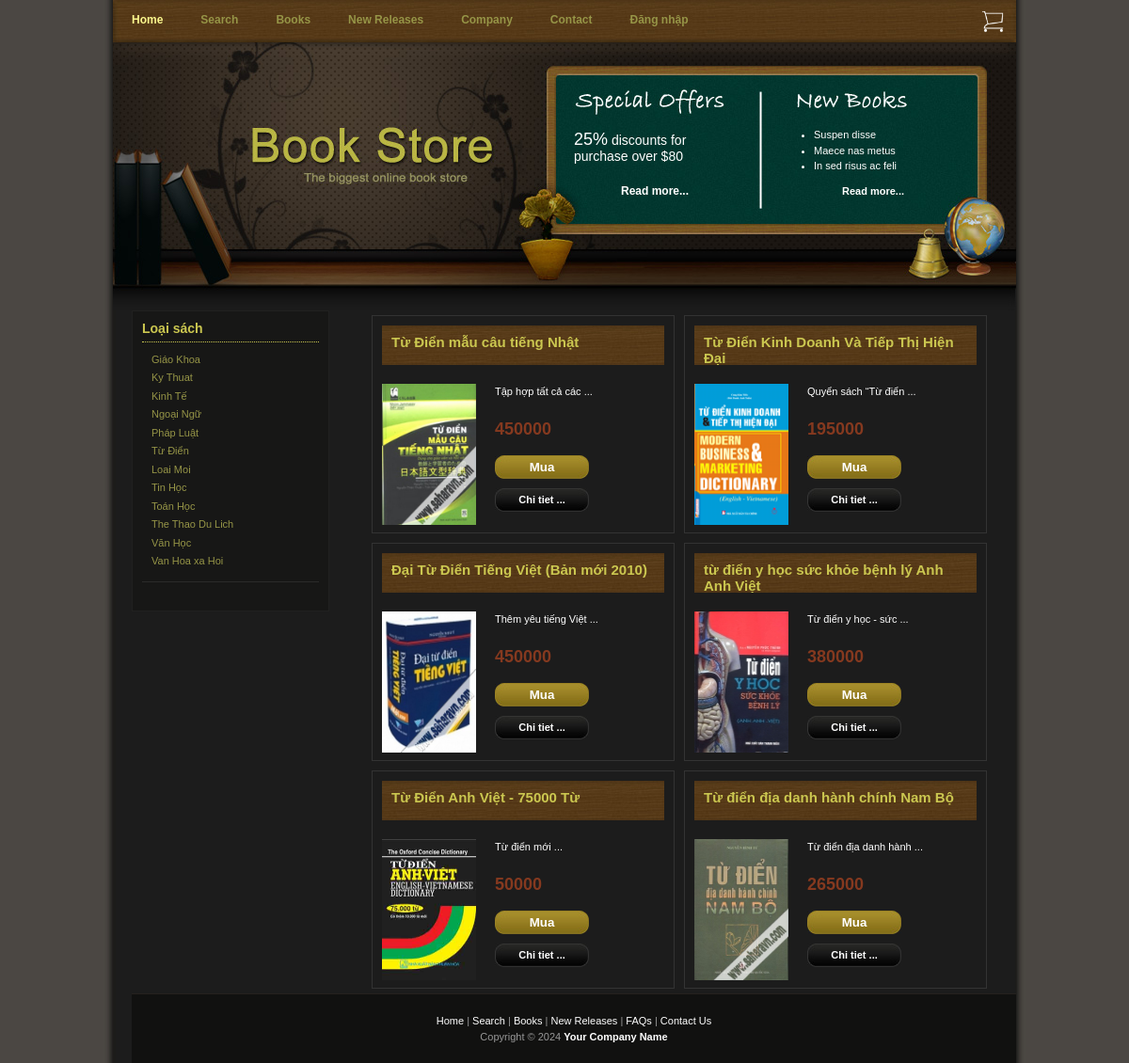
Page /bookstore/index.php?mod=sach&ac=sach1loai&ml=td on the committed database.
### tables this page shows
CREATE TABLE IF NOT EXISTS `loai` (
  `maloai` varchar(5) NOT NULL,
  `tenloai` varchar(50) NOT NULL,
  PRIMARY KEY (`maloai`)
);

CREATE TABLE IF NOT EXISTS `sach` (
  `masach` varchar(15) NOT NULL,
  `tensach` varchar(250) NOT NULL,
  `mota` text NOT NULL,
  `gia` int(10) NOT NULL,
  `hinh` varchar(50) NOT NULL,
  `manxb` varchar(5) NOT NULL,
  `maloai` varchar(5) NOT NULL,
  PRIMARY KEY (`masach`),
  KEY `manxb` (`manxb`,`maloai`),
  KEY `maloai` (`maloai`)
);

### bookstore/classes/Db.class.php (called while the page is built, shortened)
<?php
class Db{
		private $pdo= null;
		public function __construct()
		{
			$driver="mysql:host=". HOST."; dbname=". DB_NAME;
			try
			{
				$this->pdo = new PDO($driver, DB_USER, DB_PASS);
				$this->pdo->query("set names 'utf8' ");
			}
			catch(PDOException $e)
			{
				echo "Err:". $e->getMessage();	exit();
			}
		}
		private function query($sql, $arr = array(), $mode = PDO::FETCH_ASSOC)
		{
			$stm = $this->pdo->prepare($sql);
			if (!$stm->execute( $arr))
				{
				echo "Sql lỗi.";
				echo $this->sql_debug($sql,$arr);
				}
			return $stm->fetchAll($mode);
		}
		public function exeQuery($sql,  $arr = array(), $mode = PDO::FETCH_ASSOC)
		{
			return $this->query($sql, $arr, $mode);
		}
	}
?>

### bookstore/classes/Loai.class.php (called while the page is built, shortened)
<?php
class Loai extends Db{
	public function tatCa()
	{
		$sql="select * from loai";
		return $this->exeQuery($sql);
	}
}
?>

### bookstore/classes/Sach.class.php (called while the page is built, shortened)
<?php
class Sach extends Db{
	public function loai($ml)
	{
		$sql="select * from sach where maloai=?";
		return $this->exeQuery($sql,array($ml));
	}
}
?>

### bookstore/include/mylib.php (called while the page is built)
<?php
function catChuoi($s,$n)
{
    if(strlen($s)<=$n)
    return $s;
    $a=explode(" ",$s);
    $kq="";
    foreach ($a as $value) {
        if(strlen($kq.$value)>$n)
            break;
        $kq = $kq." ".$value;
    }
    return substr($kq,1)." ...";
}

### bookstore/sach1loai.php (the view, shortened to what this page needs)
<?php
$sachDB=new Sach;
$sachs=$sachDB->loai($_GET['ml']);
foreach ($sachs as $sach) {
?>
<div class="templatemo_product_box">
    <h1><?php echo $sach['tensach'] ?></h1>
    <img src="images/sach/<?php echo $sach['hinh'] ?>" alt="image" />
    <div class="product_info">
        <p><?php echo catChuoi($sach['mota'],30); ?> </p>
        <h3><?php echo $sach['gia'] ?></h3>
        <button class="buy_now_button my-btn" type="button" onclick="chonMua('<?php echo $sach['masach'] ?>')"> Mua </button>
        <div class="detail_button"><a href="index.php?mo=sach&ac=chitiet&ms=<?php echo $sach['masach'] ?>">Chi tiet ...</a></div>
    </div>
</div>
<?php
}
?>

### bookstore/loai.php
<div class="templatemo_content_left_section">
    <h1>Loại sách</h1>
    <ul>
        <?php
        $loaiDb=new Loai();
        $loais=$loaiDb->tatCa();
        foreach ($loais as $loai) {
        ?>
        <li><a href="index.php?mod=sach&ac=sach1loai&ml=<?php echo $loai['maloai'] ?>"><?php echo $loai['tenloai'] ?></a></li>
        <?php } ?>
    </ul>
</div>

### bookstore/css/templatemo_style.css (style rules this page uses)
body { margin: 0; padding: 0; line-height: 1.5em; font-family: Verdana, Arial, san-serif; font-size: 11px; color: #ffffff; background: #4b4743; }
a:link, a:visited { color: #e6e154; text-decoration: none; font-weight: bold; }
p { margin: 0px; padding: 0px; }
img { margin: 0px; padding: 0px; border: none; }
.buy_now_button { text-align: center; border: none; width: 100px; padding: 5px 0 5px 0; margin-bottom: 10px; background: url(../images/templatemo_btn_02.jpg) no-repeat; color: #FFFFFF; font-weight: bold; text-decoration: none; }
.detail_button a { clear: both; text-align: center; display: block; width: 100px; padding: 4px 0 5px 0; margin-bottom: 10px; background: url(../images/templatemo_btn_01.jpg) no-repeat; color: #ffffff; font-weight: bold; text-decoration: none; }
#templatemo_content_left .templatemo_content_left_section { clear: both; padding-bottom: 10px; border-bottom: 1px solid #2b2b2a; margin-bottom: 20px; }
.templatemo_content_left_section h1 { font-size: 14px; color: #cbc750; padding: 0 0 5px 0; margin: 0 0 10px 0; border-bottom: 1px dotted #cbc750; }
.templatemo_content_left_section ul { padding: 0; margin: 0; }
.templatemo_content_left_section ul li { padding: 0 0 3px 10px; list-style: none; }
.templatemo_content_left_section ul li a { font-weight: normal; text-decoration: none; color: #969547; }
#templatemo_content_right .templatemo_product_box { float: left; width: 300px; height: 210px; padding: 10px; border: 1px solid #333; margin: 5px; }
#templatemo_content_right h1 { padding: 10px; margin: 0 0 20px 0; font-size: 15px; color: #cbc750; background: url(images/templatemo_h1_bg.jpg); }
#templatemo_content_right h3 { padding: 0; margin: 0 0 20px 0; font-size: 18px; color: #85391f; }
#templatemo_content_right p { text-align: justify; padding: 0 0 8px 0; }
.templatemo_product_box h1 { overflow: hidden; height: 22px; }
.templatemo_product_box img { float: left; margin-right: 20px; width: 100px; height: 150px; }
.templatemo_product_box .product_info { float: left; width: 180px; }
.product_info p { margin-bottom: 15px; }

### bookstore/css/modal.css (style rules this page uses)
button { cursor: pointer; }

### rows in the picture
loai: tenloai "Giáo Khoa"
loai: tenloai "Ky Thuat"
loai: tenloai "Kinh Tế"
loai: tenloai "Ngoại Ngữ"
loai: tenloai "Pháp Luật"
loai: tenloai "Từ Điển"
loai: tenloai "Loai Moi"
loai: tenloai "Tin Học"
loai: tenloai "Toán Học"
loai: tenloai "The Thao Du Lich"
loai: tenloai "Văn Học"
loai: tenloai "Van Hoa xa Hoi"
sach: tensach "Từ Điển mẫu câu tiếng Nhật", hinh (picture), mota "Tập hợp tất cả các ...", gia "450000"
sach: tensach "Từ Điển Kinh Doanh Và Tiếp Thị Hiện Đại", hinh (picture), mota "Quyển sách “Từ điển ...", gia "195000"
sach: tensach "Đại Từ Điển Tiếng Việt (Bản mới 2010)", hinh (picture), mota "Thêm yêu tiếng Việt ...", gia "450000"
sach: tensach "từ điển y học sức khỏe bệnh lý Anh Anh Việt", hinh (picture), mota "Từ điển y học - sức ...", gia "380000"
sach: tensach "Từ Điển Anh Việt - 75000 Từ", hinh (picture), mota "Từ điển mới ...", gia "50000"
sach: tensach "Từ điển địa danh hành chính Nam Bộ", hinh (picture), mota "Từ điển địa danh hành ...", gia "265000"
